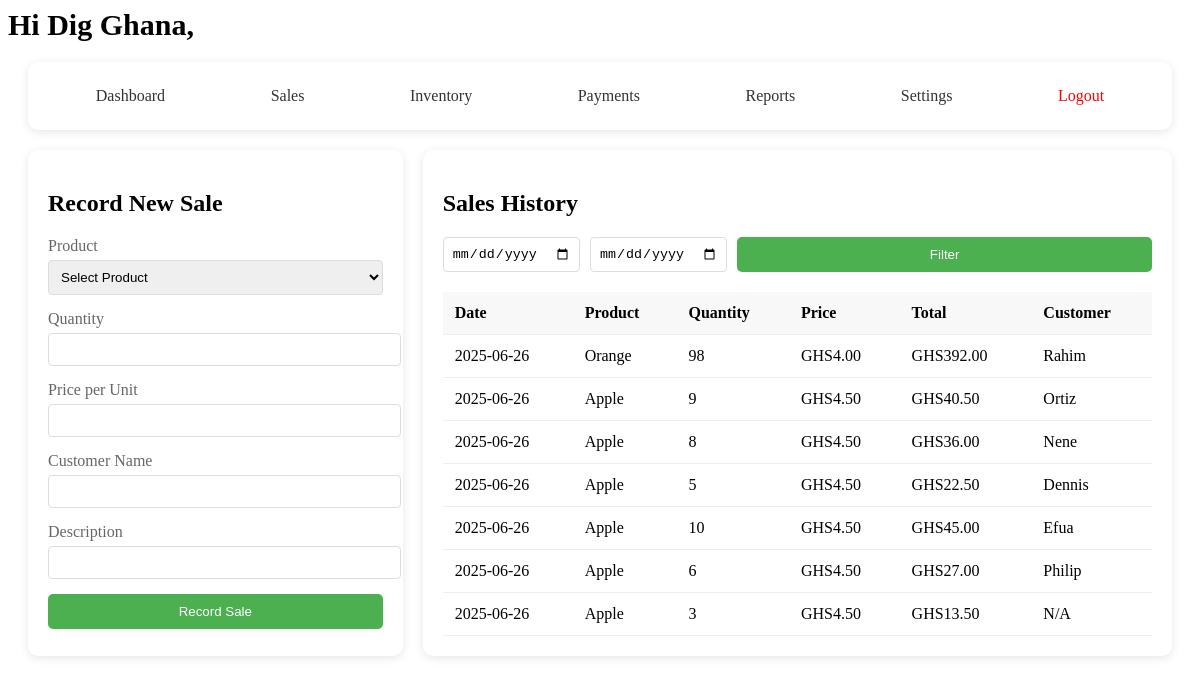
/sales (signed in), run on the app's committed database.
### models/user.py (models this page shows, shortened)
class User(UserMixin, db.Model):
    __tablename__ = 'users'
    id = db.Column(db.Integer, primary_key=True)
    business_name = db.Column(db.String(100))
    name = db.Column(db.String(100), nullable=False)
    email = db.Column(db.String(120), unique=True, nullable=False)
    password_hash = db.Column(db.String(200))
    created_at = db.Column(db.DateTime, default=datetime.utcnow)
    currency_code = db.Column(db.String(5), default='GHS')  # e.g., 'GHS', 'USD', etc.
    products = db.relationship('Product', backref='user', lazy=True, cascade='all, delete-orphan')
    sales = db.relationship('Sale', backref='user', lazy=True, cascade='all, delete-orphan')
    payments = db.relationship('Payment', backref='user', lazy=True, cascade='all, delete-orphan')

### models/sale.py (models this page shows, shortened)
class Sale(db.Model):
    __tablename__ = 'sales'
    id = db.Column(db.Integer, primary_key=True)
    quantity = db.Column(db.Integer, nullable=False)
    price = db.Column(db.Float, nullable=False)  # Selling price at time of sale
    profit = db.Column(db.Float)  # Calculated profit (price - cost_price) * quantity
    customer = db.Column(db.String(100))
    description = db.Column(db.String(200))
    date = db.Column(db.DateTime, default=datetime.utcnow)
    user_id = db.Column(db.Integer, db.ForeignKey('users.id'), nullable=False)
    product_id = db.Column(db.Integer, db.ForeignKey('products.id'), nullable=False)
    @property
    def total_amount(self):
        return self.quantity * self.price

### models/product.py (models this page shows, shortened)
class Product(db.Model):
    __tablename__ = 'products'
    id = db.Column(db.Integer, primary_key=True)
    name = db.Column(db.String(100), nullable=False, unique=True)  # Added unique constraint
    quantity = db.Column(db.Integer, default=0)
    cost_price = db.Column(db.Float, nullable=False)
    selling_price = db.Column(db.Float, nullable=False)
    profit_margin = db.Column(db.Float)
    min_stock_level = db.Column(db.Integer, default=10)
    created_at = db.Column(db.DateTime, default=datetime.utcnow)  # Renamed from created_at
    updated_at = db.Column(db.DateTime, default=datetime.utcnow, onupdate=datetime.utcnow)
    price = db.Column(db.Float)
    user_id = db.Column(db.Integer, db.ForeignKey('users.id'), nullable=False)
    sales = db.relationship('Sale', backref='product', lazy=True, cascade='all, delete-orphan')
    payments = db.relationship('Payment', backref='product', lazy=True)
    costs = db.relationship('ProductCost', backref='product', lazy=True)
    class ProductCost(db.Model):
        __tablename__ = 'product_costs'
        id = db.Column(db.Integer, primary_key=True)
        product_id = db.Column(db.Integer, db.ForeignKey('products.id'), nullable=False)
        cost_type = db.Column(db.String(50), nullable=False)  # e.g., 'purchase', 'transport', 'storage'
        amount = db.Column(db.Float, nullable=False)
        description = db.Column(db.String(200))
        date = db.Column(db.DateTime, default=datetime.utcnow)
        user_id = db.Column(db.Integer, db.ForeignKey('users.id'), nullable=False)

### app.py (the view, shortened to what this page needs)
@app.route('/sales', methods=['GET', 'POST'])
def sales():
    if 'user_id' not in session:
        return redirect(url_for('login'))
    start = request.args.get('start')
    end = request.args.get('end')
    sales_query = Sale.query.filter_by(user_id=session['user_id'])
    sales = sales_query.order_by(Sale.date.desc()).all()
    products = Product.query.filter_by(user_id=session['user_id']).all()
    return render_template('sales.html', sales=sales, products=products)

### app.py (called while the page is built)
@app.template_filter('currency')
def format_currency_filter(value, currency=None):
    if not value:
        return ''
    if not currency:
        currency = getattr(current_user, 'currency_code', 'GHS')  # ✅ Correct field
    try:
        return format_currency(value, currency, locale='en')
    except:
        return f"{currency} {value:,.2f}"

@app.before_request
def load_user():
    if 'user_id' in session:
        g.user = db.session.get(User, session['user_id'])

@login_manager.user_loader
def load_user(user_id):
    return User.query.get(int(user_id))  # assuming you're using SQLAlchemy and User has an id

@app.context_processor
def inject_user():
    return dict(current_user=current_user)

### templates/sales.html (shortened to what this page needs)
<!DOCTYPE html>
<html lang="en">
<head>
    <link rel="stylesheet" href="{{ url_for('static', filename='css/sales.css') }}">
</head>
<body>
    <span style="font-weight: bold; font-size: 30px; text-align: center;">
                    {% if current_user.is_authenticated and current_user.business_name %}
                                   Hi {{ current_user.business_name }},
                    {% else %}
                        AKONTABU
                    {% endif %}
  </span>
    <div class="sales-container">
        <div class="nav-bar">
            <div class="nav-links">
                <a href="{{ url_for('dashboard') }}" class="nav-link">Dashboard</a>
                <a href="{{ url_for('sales') }}" class="nav-link">Sales</a>
                <a href="{{ url_for('inventory') }}" class="nav-link">Inventory</a>
                <a href="{{ url_for('payments') }}" class="nav-link">Payments</a>
                <a href="{{ url_for('reports') }}" class="nav-link">Reports</a>
                <a href="{{ url_for('settings') }}" class="nav-link">Settings</a>
                <a href="{{ url_for('logout') }}" class="nav-link" style="color:red;">Logout</a>
            </div>
        </div>
        <div class="sales-grid">
            <div class="new-sale-form">
                <h2>Record New Sale</h2>
                <form id="new-sale-form">
                    <div class="form-group">
                        <label for="product">Product</label>
                        <select id="product" name="product" required>
                            <option value="">Select Product</option>
                        </select>
                    </div>
                    <div class="form-group">
                        <label for="quantity">Quantity</label>
                        <input type="number" id="quantity" name="quantity" min="1" required>
                    </div>
                    <div class="form-group">
                        <label for="price">Price per Unit</label>
                        <input type="number" id="price" name="price" step="0.01" required readonly>
                    </div>
                    <div class="form-group">
                        <label for="customer">Customer Name</label>
                        <input type="text" id="customer" name="customer">
                    </div>
                    <div class="form-group">
                        <label for="description">Description</label>
                        <input type="text" id="description" name="description">
                    </div>
                    <button type="submit" class="submit-btn">Record Sale</button>
                </form>
            </div>
            <div class="sales-history">
                <h2>Sales History</h2>
                <div class="filter-section">
                    <input type="date" id="start-date" placeholder="Start Date">
                    <input type="date" id="end-date" placeholder="End Date">
                    <button onclick="filterSales()" class="submit-btn">Filter</button>
                </div>
                {% if sales %}
                    <table class="sales-table">
                    <thead>
                        <tr>
                            <th>Date</th>
                            <th>Product</th>
                            <th>Quantity</th>
                            <th>Price</th>
                            <th>Total</th>
                            <th>Customer</th>
                        </tr>
                    </thead>
                    <tbody id="sales-table-body">
                        {% for sale in sales %}
                        <tr>
                            <td>{{ sale.date.strftime('%Y-%m-%d') }}</td>
                            <td>{{ sale.product.name }}</td>
                            <td>{{ sale.quantity }}</td>
                            <td>{{ sale.price |currency }}</td>
                            <td>{{ sale.total_amount|currency }}</td>
                            <td>{{ sale.customer or 'N/A' }}</td>
                        </tr>
                        {% endfor %}
                    </tbody>
                </table>
                {% else %}
                    <p>No sales to display.</p>
                {% endif %}
            </div>
        </div>
    </div>
</body>
</html>

### static/css/sales.css (style rules this page uses)
.sales-container { max-width: 1200px; margin: 0 auto; padding: 20px; }
.nav-bar { background: #fff; padding: 15px; border-radius: 10px; box-shadow: 0 2px 10px rgba(0,0,0,0.1); margin-bottom: 20px; }
.nav-links { display: flex; justify-content: space-around; }
.nav-link { text-decoration: none; color: #333; padding: 10px 20px; border-radius: 5px; transition: background 0.3s ease; }
.sales-grid { display: grid; grid-template-columns: 1fr 2fr; gap: 20px; }
.new-sale-form { background: #fff; padding: 20px; border-radius: 10px; box-shadow: 0 2px 10px rgba(0,0,0,0.1); }
.form-group { margin-bottom: 15px; }
.form-group label { display: block; margin-bottom: 5px; color: #666; }
.form-group input, .form-group select { width: 100%; padding: 8px; border: 1px solid #ddd; border-radius: 4px; }
.submit-btn { background: #4CAF50; color: white; padding: 10px 20px; border: none; border-radius: 5px; cursor: pointer; width: 100%; }
.sales-history { background: #fff; padding: 20px; border-radius: 10px; box-shadow: 0 2px 10px rgba(0,0,0,0.1); }
.sales-table { width: 100%; border-collapse: collapse; }
.sales-table th, .sales-table td { padding: 12px; text-align: left; border-bottom: 1px solid #eee; }
.sales-table th { background: #f8f8f8; font-weight: 600; }
.filter-section { margin-bottom: 20px; display: flex; gap: 10px; }
.filter-section input { padding: 8px; border: 1px solid #ddd; border-radius: 4px; }

### data on the page
User: business_name "Dig Ghana"
Sale: date "2025-06-26", product.name "Orange", quantity "98", price "GHS4.00", total_amount "GHS392.00", customer "Rahim"
Sale: date "2025-06-26", product.name "Apple", quantity "9", price "GHS4.50", total_amount "GHS40.50", customer "Ortiz"
Sale: date "2025-06-26", product.name "Apple", quantity "8", price "GHS4.50", total_amount "GHS36.00", customer "Nene"
Sale: date "2025-06-26", product.name "Apple", quantity "5", price "GHS4.50", total_amount "GHS22.50", customer "Dennis"
Sale: date "2025-06-26", product.name "Apple", quantity "10", price "GHS4.50", total_amount "GHS45.00", customer "Efua"
Sale: date "2025-06-26", product.name "Apple", quantity "6", price "GHS4.50", total_amount "GHS27.00", customer "Philip"
Sale: date "2025-06-26", product.name "Apple", quantity "3", price "GHS4.50", total_amount "GHS13.50", customer "N/A"
